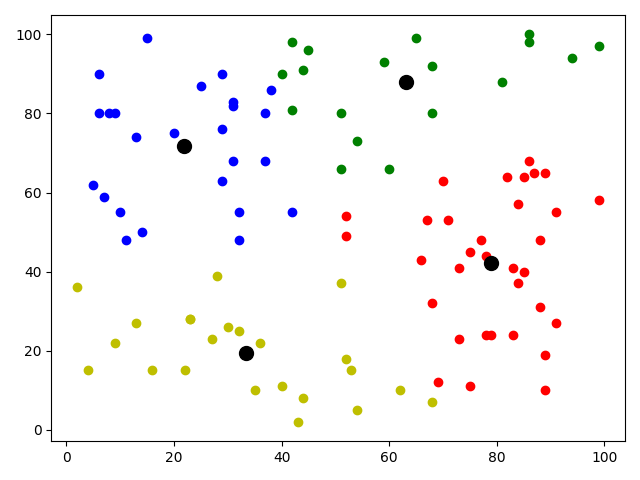

The script that drew this image:
import matplotlib.pyplot as plt
import numpy as np
import random

n, clusters = 100, 7
x = [random.randint(1, 100) for i in range(n)]
y = [random.randint(1, 100) for i in range(n)]
x_c = np.mean(x)
y_c = np.mean(y)


def dist(x1, y1, x2, y2):
    return np.sqrt(pow((x1 - x2), 2) + pow((y1 - y2), 2))


def clust(x, y, x_cc, y_cc, k):
    cluster = []
    for i in range(0, n - 1):
        d = dist(x[i], y[i], x_cc[0], y_cc[0])
        numb = 0
        for j in range(0, k):
            if dist(x[i], y[i], x_cc[j], y_cc[j]) < d:
                d = dist(x[i], y[i], x_cc[j], y_cc[j])
                numb = j
        cluster.append(numb)
    return cluster


def kmeans(x_cc, y_cc, k):
    is_clustered = False
    countc = 0

    while not is_clustered:
        countc += 1
        clusters = clust(x, y, x_cc, y_cc, k)
        new_x_cc = []
        new_y_cc = []

        for i in range(0, k):
            summed_x = 0
            summed_y = 0
            count = 0

            for j in range(0, n - 1):
                if i == clusters[j]:
                    summed_x += x[j]
                    summed_y += y[j]
                    count += 1

            if count > 0:
                new_x_cc.append(summed_x / count)
                new_y_cc.append(summed_y / count)
            else:
                new_x_cc.append(x_cc[i])
                new_y_cc.append(y_cc[i])

        is_clustered = (x_cc == new_x_cc) & (y_cc == new_y_cc)
        x_cc = new_x_cc
        y_cc = new_y_cc
    return x_cc, y_cc


def С_sum(x, y, clusters, x_cc, y_cc):
    clusterSum = 0
    for i in range(0, n - 1):
        cluster = clusters[i]
        clusterSum += dist(x[i], y[i], x_cc[cluster], y_cc[cluster]) ** 2
    return clusterSum


R = 0
for i in range(0, n):
    r = dist(x_c, y_c, x[i], y[i])
    if r > R:
        R = r

c = []

for k in range(1, clusters + 1):
    x_cc = [R * np.cos(2 * np.pi * i / k) + x_c for i in range(k)]
    y_cc = [R * np.sin(2 * np.pi * i / k) + x_c for i in range(k)]

    x_ccEND, y_ccEND = kmeans(x_cc, y_cc, k)
    clustersEND = clust(x, y, x_ccEND, y_ccEND, k)
    c.append(С_sum(x, y, clustersEND, x_cc, y_cc))
    # draw(x, y, final_clusters, final_x_cc, final_y_cc, k)

d = [0] * clusters

for k in range(2, len(d) - 1):
    d[k] = np.abs(c[k] - c[k + 1]) / np.abs(c[k] - c[k - 1])

dimin = d[2]
idimin = 2
for i in range(2, len(d) - 1):
    if d[i] < dimin:
        dimin = d[i]
        idimin = i

optimalK = idimin
x_cc = [R * np.cos(2 * np.pi * i / optimalK) + x_c for i in range(optimalK)]
y_cc = [R * np.sin(2 * np.pi * i / optimalK) + x_c for i in range(optimalK)]
x_ccEND, y_ccEND = kmeans(x_cc, y_cc, optimalK)
clustersEND = clust(x, y, x_ccEND, y_ccEND, optimalK)


def draw(x, y, clusters, x_cc, y_cc, k):
    for i in range(0, n - 1):
        if clusters[i] == 0:
            plt.scatter(x[i], y[i], color='r')
        if clusters[i] == 1:
            plt.scatter(x[i], y[i], color='g')
        if clusters[i] == 2:
            plt.scatter(x[i], y[i], color='b')
        if clusters[i] == 3:
            plt.scatter(x[i], y[i], color='y')
        if clusters[i] == 4:
            plt.scatter(x[i], y[i], color='cyan')
        if clusters[i] == 5:
            plt.scatter(x[i], y[i], color='darkmagenta')
        if clusters[i] == 6:
            plt.scatter(x[i], y[i], color='lime')
        # тут надо больше цветов, можно сделать через matplotlib.colors,
        # но для 7 хватит этих цветов в ИФах)))
    for i in range(0, k):
        plt.scatter(x_cc[i], y_cc[i], color='black', s=100)
    plt.show()


draw(x, y, clustersEND, x_ccEND, y_ccEND, optimalK)
print(optimalK)
